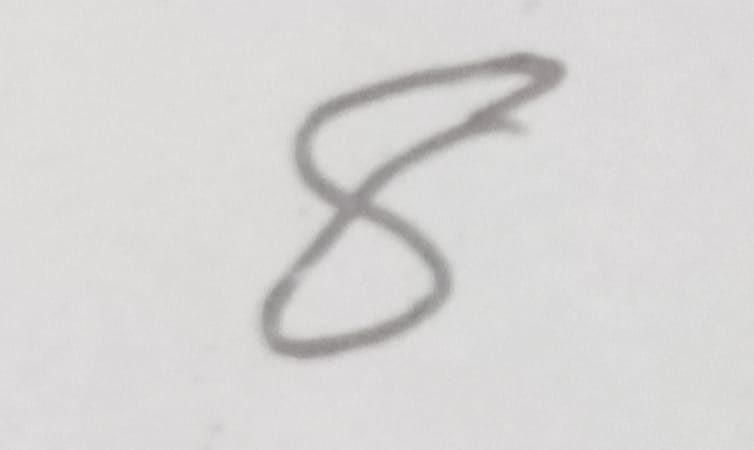
#> input picture data/custom_images/eight_image.jpg, 754 x 450 px
$ python -i segment.py   (imports and definitions only)
#> lines starting #> are read from the running program, lines starting #| are printed output that depends on the picture; after the words box and inside, x2 and y2 are one past the last pixel; in counts of white or black regions, pixels touching at a corner belong together
# src/preprocessing/segment.py
import cv2
import numpy as np

def segment_characters_from_image(image_path, debug=False):
    # Load image in grayscale
#> called with image_path = '../../data/custom_images/eight_image.jpg', debug = False
    img = cv2.imread(image_path, cv2.IMREAD_GRAYSCALE)
#> img: shape (450, 754); min 134, max 224, mean 214.6

    # Resize large images to manageable size (optional)
    if img.shape[0] > 1000 or img.shape[1] > 1000:
        img = cv2.resize(img, (img.shape[1] // 2, img.shape[0] // 2))

    # Apply Gaussian blur to reduce noise
    blurred = cv2.GaussianBlur(img, (5, 5), 0)

    # Use adaptive thresholding for robust background separation
    thresh = cv2.adaptiveThreshold(
        blurred, 255, cv2.ADAPTIVE_THRESH_GAUSSIAN_C,
        cv2.THRESH_BINARY_INV, 11, 2
    )
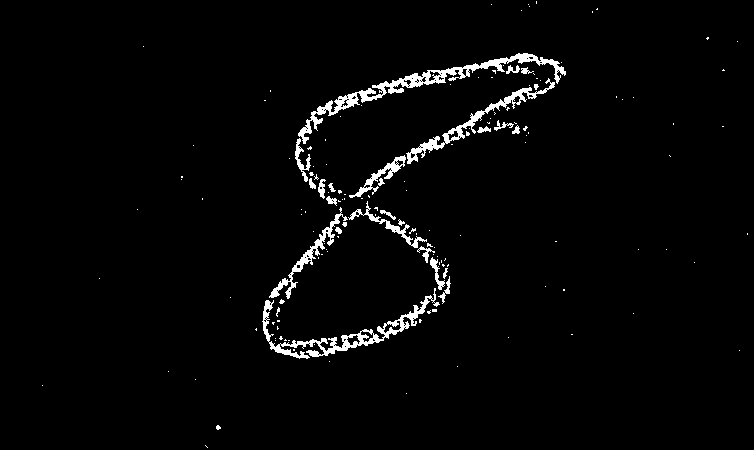
#> thresh: shape (450, 754); 2.6% white; 153 white regions (128 under 20 px)

    # Optional: Show thresholded image for debugging
    if debug:
        cv2.imshow("Thresholded Image", thresh)
        cv2.waitKey(0)
        cv2.destroyAllWindows()

    # Find contours
    contours, _ = cv2.findContours(thresh, cv2.RETR_EXTERNAL, cv2.CHAIN_APPROX_SIMPLE)
#> contours = 153 contours, 132 with area under 20; largest, box (x1, y1, x2, y2) and area: (298, 53, 566, 144) 2078, (262, 288, 440, 359) 1568, (406, 78, 555, 164) 1017, (269, 207, 348, 299) 625, (349, 155, 406, 198) 408
    segments = []

    for c in contours:
        x, y, w, h = cv2.boundingRect(c)
        # Relaxed size filtering
        if w < 5 or h < 5 or w > 200 or h > 200:
            continue

        char_img = thresh[y:y+h, x:x+w]

        # Resize to 20x20 and pad to 28x28
        char_img = cv2.resize(char_img, (20, 20))
        padded = cv2.copyMakeBorder(char_img, 4, 4, 4, 4, cv2.BORDER_CONSTANT, value=0)

        # Normalize
        processed = padded.astype("float32") / 255.0
        processed = processed.reshape(1, 28, 28, 1)
        segments.append((x, processed))  # Keep x for sorting
#> this loop made 153 passes
#> (x, y, w, h) on passes 2 to 4: (216, 425, 5, 5), (406, 393, 1, 1), (42, 385, 1, 1)
#> pass 2, in segment_characters_from_image, `char_img = cv2.resize(char_img, (20, 20))`:
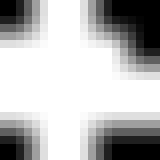
#> char_img: shape (20, 20) (shown 8 times larger); min 0, max 255, mean 183.6
#> pass 2, in segment_characters_from_image, `padded = cv2.copyMakeBorder(char_img, 4, 4, 4, 4, cv2.BORDER_CONSTANT,..`:
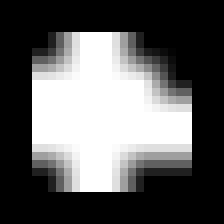
#> padded: shape (28, 28) (shown 8 times larger); min 0, max 255, mean 93.7
#> after the loop:
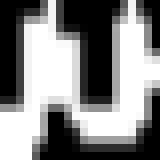
#> char_img: shape (20, 20) (shown 8 times larger); min 0, max 255, mean 132.1
#> after the loop, segments = 30 items

    # Sort left to right
    segments.sort(key=lambda tup: tup[0])
    return [img for _, img in segments]

>>> result = segment_characters_from_image('../../data/custom_images/eight_image.jpg')
#> result = 30 items
